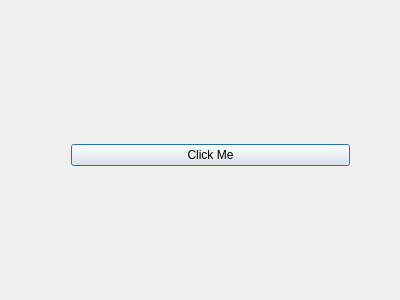
<?xml version="1.0" encoding="UTF-8"?>
<ui version="4.0">
 <class>Dialog</class>
 <widget class="QDialog" name="Dialog">
  <property name="geometry">
   <rect>
    <x>0</x>
    <y>0</y>
    <width>400</width>
    <height>300</height>
   </rect>
  </property>
  <property name="windowTitle">
   <string>Dialog</string>
  </property>
  <widget class="QWidget" name="">
   <property name="geometry">
    <rect>
     <x>60</x>
     <y>60</y>
     <width>301</width>
     <height>191</height>
    </rect>
   </property>
   <layout class="QVBoxLayout" name="verticalLayout">
    <item>
     <widget class="QPushButton" name="Popup_PB">
      <property name="text">
       <string>Click Me</string>
      </property>
     </widget>
    </item>
   </layout>
  </widget>
 </widget>
 <layoutdefault spacing="6" margin="11"/>
 <resources/>
 <connections/>
</ui>
